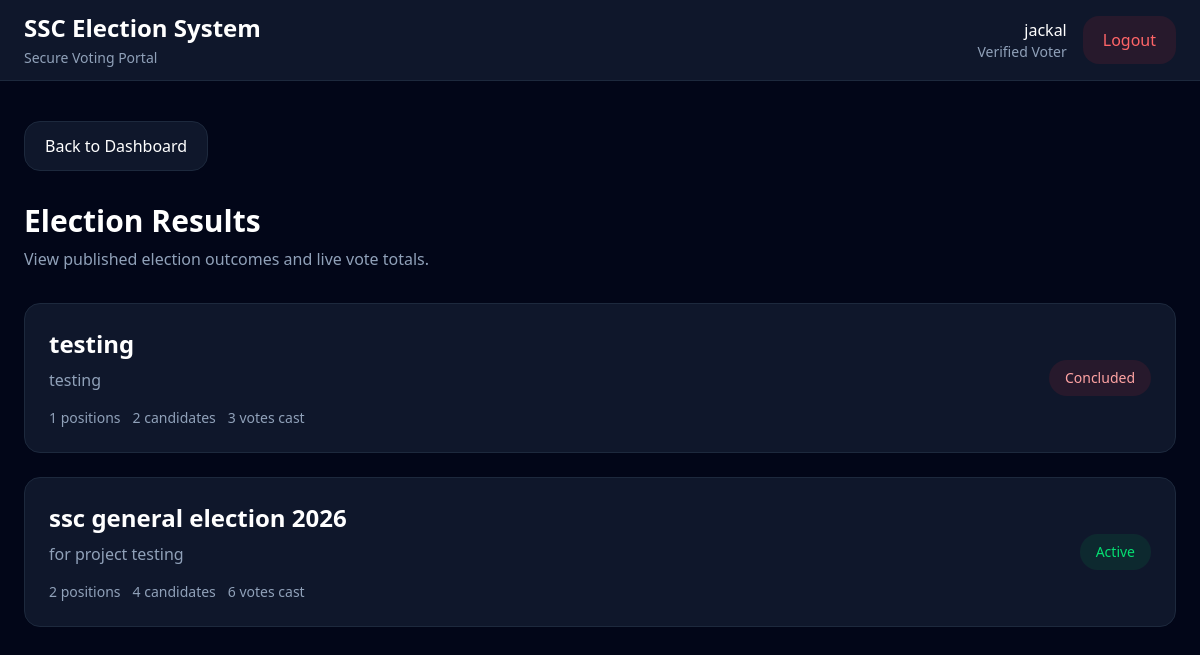
Screenshot of /results/ (signed in) with the database file from the repository.
### accounts/models.py (models this page shows, shortened)
class User(AbstractUser):
    ROLE_CHOICES = (
        ('SUPER_ADMIN', 'Super Admin'),
        ('ADMIN', 'Admin'),
        ('VOTER', 'Voter'),
    )
    role = models.CharField(
        max_length=20,
        choices=ROLE_CHOICES,
        default='VOTER'
    )
    student_id = models.CharField(
        max_length=50,
        unique=True,
        blank=True,
        null=True
    )
    department = models.CharField(
        max_length=255,
        blank=True
    )
    year_level = models.CharField(
        max_length=50,
        blank=True
    )
    is_approved = models.BooleanField(default=False)
    created_at = models.DateTimeField(auto_now_add=True)

### elections/models.py (models this page shows, shortened)
class Election(models.Model):
    title = models.CharField(max_length=255)
    description = models.TextField()
    start_time = models.DateTimeField()
    end_time = models.DateTimeField()
    is_active = models.BooleanField(default=False)
    created_at = models.DateTimeField(auto_now_add=True)
    @property
    def has_ended(self):
        return timezone.now() >= self.end_time
    @property
    def is_concluded(self):
        return self.has_ended
    @property
    def is_open(self):
        now = timezone.now()
        return (
            self.is_active and
            self.start_time <= now < self.end_time
        )

### results/views.py (the view)
@login_required
def results_dashboard(request):
    close_concluded_elections()
    elections = Election.objects.annotate(
        vote_count=Count('vote', distinct=True),
        position_count=Count('position', distinct=True),
        candidate_count=Count('candidate', distinct=True),
    ).order_by(
        '-created_at'
    )
    return render(
        request,
        'results/results_dashboard.html',
        {
            'base_template': _base_template(request),
            'elections': elections,
        }
    )

### elections/services.py (called while the page is built)
def close_concluded_elections():
    Election.objects.filter(
        is_active=True,
        end_time__lte=timezone.now()
    ).update(
        is_active=False
    )

### results/views.py (called while the page is built)
def _base_template(request):
    if getattr(request.user, 'role', None) == 'VOTER':
        return 'layouts/voter_base.html'
    return 'layouts/admin_base.html'

### templates/results/results_dashboard.html (shortened to what this page needs)
{% extends base_template %}
{% block content %}
<div class="mb-8">
    <h2 class="text-3xl font-bold">
        Election Results
    </h2>
    <p class="text-slate-400 mt-2">
        View published election outcomes and live vote totals.
    </p>
</div>
<div class="grid gap-6">
    {% for election in elections %}
    <a
        href="{% url 'results:election_results' election.id %}"
        class="block bg-slate-900 border border-slate-800 rounded-2xl p-6 hover:border-blue-500 transition"
    >
        <div class="flex flex-col gap-4 lg:flex-row lg:items-center lg:justify-between">
            <div>
                <h3 class="text-2xl font-bold">
                    {{ election.title }}
                </h3>
                <p class="text-slate-400 mt-2">
                    {{ election.description }}
                </p>
                <div class="flex flex-wrap gap-3 mt-4 text-sm text-slate-400">
                    <span>
                        {{ election.position_count }} positions
                    </span>
                    <span>
                        {{ election.candidate_count }} candidates
                    </span>
                    <span>
                        {{ election.vote_count }} votes cast
                    </span>
                </div>
            </div>
            {% if election.is_concluded %}
            <span class="w-fit bg-red-500/10 text-red-300 px-4 py-2 rounded-full text-sm font-medium">
                Concluded
            </span>
            {% elif election.is_open %}
            <span class="w-fit bg-green-500/10 text-green-400 px-4 py-2 rounded-full text-sm font-medium">
                Active
            </span>
            {% elif election.is_active %}
            <span class="w-fit bg-blue-500/10 text-blue-300 px-4 py-2 rounded-full text-sm font-medium">
                Scheduled
            </span>
            {% else %}
            <span class="w-fit bg-slate-700 text-slate-300 px-4 py-2 rounded-full text-sm font-medium">
                Inactive
            </span>
            {% endif %}
        </div>
    </a>
    {% empty %}
    <div class="bg-slate-900 border border-slate-800 rounded-2xl p-12 text-center text-slate-400">
        No election results available.
    </div>
    {% endfor %}
</div>
{% endblock %}

### templates/layouts/voter_base.html (shortened to what this page needs)
{% load static %}
<!DOCTYPE html>
<html lang="en">
<head>
    <link rel="stylesheet" href="{% static 'css/app.css' %}">
</head>
<body class="bg-slate-950 text-white font-sans">
<header class="border-b border-slate-800 bg-slate-900">
    <div class="max-w-7xl mx-auto px-6 h-20 flex items-center justify-between">
        <div>
            <h1 class="text-2xl font-bold">
                SSC Election System
            </h1>
            <p class="text-sm text-slate-400 mt-1">
                Secure Voting Portal
            </p>
        </div>
        <div class="flex items-center gap-4">
            <div class="text-right">
                <p class="font-medium">
                    {{ request.user.username }}
                </p>
                <p class="text-sm text-slate-400">
                    Verified Voter
                </p>
            </div>
            <a
                href="{% url 'logout' %}"
                class="bg-red-500/10 hover:bg-red-500/20 transition text-red-400 px-5 py-3 rounded-2xl font-medium"
            >
                Logout
            </a>
        </div>
    </div>
</header>
<main class="max-w-7xl mx-auto px-6 py-10">
    <div class="mb-8">
    <a
        href="{% url 'voter_dashboard' %}"
        class="inline-flex bg-slate-900 border border-slate-800 hover:border-blue-500 transition px-5 py-3 rounded-2xl font-medium"
    >
        Back to Dashboard
    </a>
</div>
    {% block content %}
    {% endblock %}
</main>
</body>
</html>

### rows the page displays
User: user.username "jackal"
Election: title "testing", description "testing", position_count "1", candidate_count "2", vote_count "3", shows "Concluded"
Election: title "ssc general election 2026", description "for project testing", position_count "2", candidate_count "4", vote_count "6", is_active "Active"
